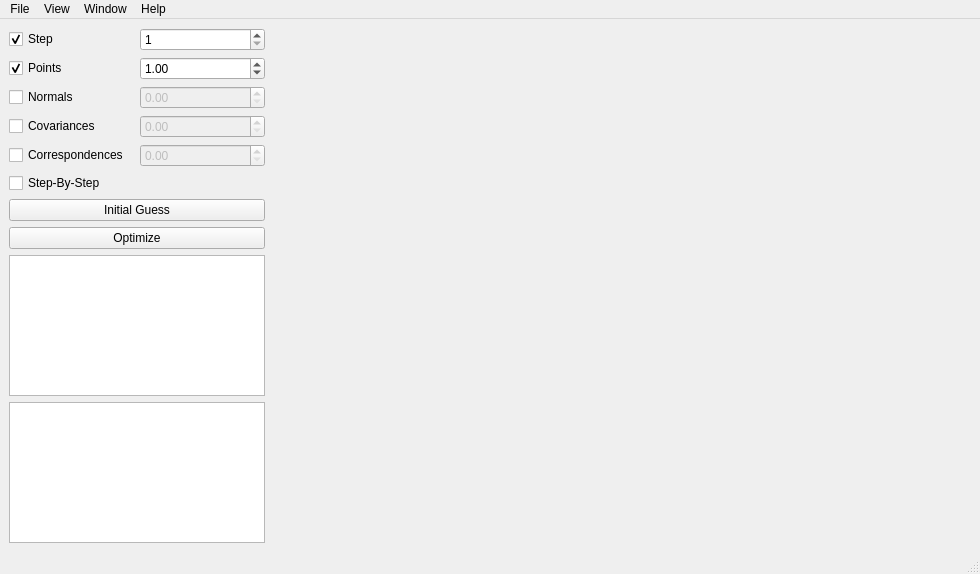
<?xml version="1.0" encoding="UTF-8"?>
<ui version="4.0">
 <class>MainWindow</class>
 <widget class="QMainWindow" name="MainWindow">
  <property name="geometry">
   <rect>
    <x>0</x>
    <y>0</y>
    <width>980</width>
    <height>574</height>
   </rect>
  </property>
  <property name="sizePolicy">
   <sizepolicy hsizetype="Maximum" vsizetype="Maximum">
    <horstretch>0</horstretch>
    <verstretch>0</verstretch>
   </sizepolicy>
  </property>
  <property name="windowTitle">
   <string>MainWindow</string>
  </property>
  <widget class="QWidget" name="centralwidget">
   <property name="sizePolicy">
    <sizepolicy hsizetype="Maximum" vsizetype="Maximum">
     <horstretch>0</horstretch>
     <verstretch>0</verstretch>
    </sizepolicy>
   </property>
   <property name="maximumSize">
    <size>
     <width>16777215</width>
     <height>16777215</height>
    </size>
   </property>
   <property name="layoutDirection">
    <enum>Qt::LeftToRight</enum>
   </property>
   <layout class="QHBoxLayout" name="horizontalLayout" stretch="0,0">
    <item>
     <layout class="QVBoxLayout" name="verticalLayout">
      <item>
       <layout class="QGridLayout" name="gridLayout">
        <item row="3" column="0">
         <widget class="QCheckBox" name="checkBox_normals">
          <property name="text">
           <string>Normals</string>
          </property>
          <property name="checked">
           <bool>false</bool>
          </property>
         </widget>
        </item>
        <item row="1" column="1">
         <widget class="QSpinBox" name="spinBox_step">
          <property name="enabled">
           <bool>true</bool>
          </property>
          <property name="minimum">
           <number>1</number>
          </property>
         </widget>
        </item>
        <item row="5" column="0">
         <widget class="QCheckBox" name="checkBox_correspondences">
          <property name="enabled">
           <bool>true</bool>
          </property>
          <property name="text">
           <string>Correspondences</string>
          </property>
         </widget>
        </item>
        <item row="1" column="0">
         <widget class="QCheckBox" name="checkBox_step">
          <property name="text">
           <string>Step</string>
          </property>
          <property name="checked">
           <bool>true</bool>
          </property>
         </widget>
        </item>
        <item row="2" column="0">
         <widget class="QCheckBox" name="checkBox_points">
          <property name="text">
           <string>Points</string>
          </property>
          <property name="checked">
           <bool>true</bool>
          </property>
         </widget>
        </item>
        <item row="4" column="0">
         <widget class="QCheckBox" name="checkBox_covariances">
          <property name="enabled">
           <bool>true</bool>
          </property>
          <property name="text">
           <string>Covariances</string>
          </property>
         </widget>
        </item>
        <item row="2" column="1">
         <widget class="QDoubleSpinBox" name="doubleSpinBox_points">
          <property name="enabled">
           <bool>true</bool>
          </property>
          <property name="singleStep">
           <double>0.250000000000000</double>
          </property>
          <property name="value">
           <double>1.000000000000000</double>
          </property>
         </widget>
        </item>
        <item row="3" column="1">
         <widget class="QDoubleSpinBox" name="doubleSpinBox_normals">
          <property name="enabled">
           <bool>false</bool>
          </property>
          <property name="singleStep">
           <double>0.010000000000000</double>
          </property>
         </widget>
        </item>
        <item row="4" column="1">
         <widget class="QDoubleSpinBox" name="doubleSpinBox_covariances">
          <property name="enabled">
           <bool>false</bool>
          </property>
          <property name="singleStep">
           <double>0.010000000000000</double>
          </property>
         </widget>
        </item>
        <item row="5" column="1">
         <widget class="QDoubleSpinBox" name="doubleSpinBox_correspondences">
          <property name="enabled">
           <bool>false</bool>
          </property>
          <property name="singleStep">
           <double>0.250000000000000</double>
          </property>
         </widget>
        </item>
       </layout>
      </item>
      <item>
       <widget class="QCheckBox" name="checkBox_step_by_step">
        <property name="sizePolicy">
         <sizepolicy hsizetype="Minimum" vsizetype="Fixed">
          <horstretch>0</horstretch>
          <verstretch>0</verstretch>
         </sizepolicy>
        </property>
        <property name="text">
         <string>Step-By-Step</string>
        </property>
       </widget>
      </item>
      <item>
       <widget class="QPushButton" name="pushButton_initial_guess">
        <property name="sizePolicy">
         <sizepolicy hsizetype="Minimum" vsizetype="Fixed">
          <horstretch>0</horstretch>
          <verstretch>0</verstretch>
         </sizepolicy>
        </property>
        <property name="text">
         <string>Initial Guess</string>
        </property>
       </widget>
      </item>
      <item>
       <widget class="QPushButton" name="pushButton_optimize">
        <property name="sizePolicy">
         <sizepolicy hsizetype="Minimum" vsizetype="Fixed">
          <horstretch>0</horstretch>
          <verstretch>0</verstretch>
         </sizepolicy>
        </property>
        <property name="text">
         <string>Optimize</string>
        </property>
       </widget>
      </item>
      <item>
       <widget class="QGraphicsView" name="graphicsView1_2d">
        <property name="sizePolicy">
         <sizepolicy hsizetype="Minimum" vsizetype="Expanding">
          <horstretch>0</horstretch>
          <verstretch>0</verstretch>
         </sizepolicy>
        </property>
       </widget>
      </item>
      <item>
       <widget class="QGraphicsView" name="graphicsView2_2d">
        <property name="sizePolicy">
         <sizepolicy hsizetype="Minimum" vsizetype="Expanding">
          <horstretch>0</horstretch>
          <verstretch>0</verstretch>
         </sizepolicy>
        </property>
       </widget>
      </item>
     </layout>
    </item>
    <item>
     <layout class="QVBoxLayout" name="verticalLayout_2">
      <item>
       <spacer name="horizontalSpacer">
        <property name="orientation">
         <enum>Qt::Horizontal</enum>
        </property>
        <property name="sizeType">
         <enum>QSizePolicy::Expanding</enum>
        </property>
        <property name="sizeHint" stdset="0">
         <size>
          <width>10000</width>
          <height>0</height>
         </size>
        </property>
       </spacer>
      </item>
      <item>
       <widget class="QGLViewer" name="viewer_3d">
        <property name="sizePolicy">
         <sizepolicy hsizetype="Expanding" vsizetype="Expanding">
          <horstretch>0</horstretch>
          <verstretch>0</verstretch>
         </sizepolicy>
        </property>
       </widget>
      </item>
     </layout>
    </item>
   </layout>
  </widget>
  <widget class="QMenuBar" name="menubar">
   <property name="geometry">
    <rect>
     <x>0</x>
     <y>0</y>
     <width>980</width>
     <height>25</height>
    </rect>
   </property>
   <widget class="QMenu" name="menuFile">
    <property name="title">
     <string>File</string>
    </property>
   </widget>
   <widget class="QMenu" name="menuView">
    <property name="title">
     <string>View</string>
    </property>
    <addaction name="separator"/>
   </widget>
   <widget class="QMenu" name="menuHelp">
    <property name="title">
     <string>Help</string>
    </property>
   </widget>
   <widget class="QMenu" name="menuWindow">
    <property name="title">
     <string>Window</string>
    </property>
   </widget>
   <addaction name="menuFile"/>
   <addaction name="menuView"/>
   <addaction name="menuWindow"/>
   <addaction name="menuHelp"/>
  </widget>
  <widget class="QStatusBar" name="statusbar"/>
  <action name="actionQuit">
   <property name="text">
    <string>Quit</string>
   </property>
  </action>
  <action name="actionPoints">
   <property name="text">
    <string>Points</string>
   </property>
  </action>
  <action name="actionNormals">
   <property name="text">
    <string>Normals</string>
   </property>
  </action>
  <action name="actionCovariances">
   <property name="text">
    <string>Covariances</string>
   </property>
  </action>
  <action name="actionCorrespndences">
   <property name="text">
    <string>Correspndences</string>
   </property>
  </action>
  <action name="actionStep">
   <property name="text">
    <string>Step</string>
   </property>
  </action>
  <action name="actionAbout">
   <property name="text">
    <string>About DM Viewer</string>
   </property>
  </action>
  <action name="actionMinimize">
   <property name="text">
    <string>Minimize</string>
   </property>
  </action>
  <action name="actionMaximize">
   <property name="text">
    <string>Maximize</string>
   </property>
  </action>
 </widget>
 <customwidgets>
  <customwidget>
   <class>QGLViewer</class>
   <extends>QWidget</extends>
   <header>QGLViewer/qglviewer.h</header>
  </customwidget>
 </customwidgets>
 <resources/>
 <connections>
  <connection>
   <sender>checkBox_step</sender>
   <signal>toggled(bool)</signal>
   <receiver>spinBox_step</receiver>
   <slot>setEnabled(bool)</slot>
   <hints>
    <hint type="sourcelabel">
     <x>87</x>
     <y>51</y>
    </hint>
    <hint type="destinationlabel">
     <x>193</x>
     <y>48</y>
    </hint>
   </hints>
  </connection>
  <connection>
   <sender>checkBox_points</sender>
   <signal>toggled(bool)</signal>
   <receiver>doubleSpinBox_points</receiver>
   <slot>setEnabled(bool)</slot>
   <hints>
    <hint type="sourcelabel">
     <x>92</x>
     <y>76</y>
    </hint>
    <hint type="destinationlabel">
     <x>200</x>
     <y>81</y>
    </hint>
   </hints>
  </connection>
  <connection>
   <sender>checkBox_normals</sender>
   <signal>toggled(bool)</signal>
   <receiver>doubleSpinBox_normals</receiver>
   <slot>setEnabled(bool)</slot>
   <hints>
    <hint type="sourcelabel">
     <x>101</x>
     <y>119</y>
    </hint>
    <hint type="destinationlabel">
     <x>194</x>
     <y>114</y>
    </hint>
   </hints>
  </connection>
  <connection>
   <sender>checkBox_covariances</sender>
   <signal>toggled(bool)</signal>
   <receiver>doubleSpinBox_covariances</receiver>
   <slot>setEnabled(bool)</slot>
   <hints>
    <hint type="sourcelabel">
     <x>45</x>
     <y>155</y>
    </hint>
    <hint type="destinationlabel">
     <x>224</x>
     <y>146</y>
    </hint>
   </hints>
  </connection>
  <connection>
   <sender>checkBox_correspondences</sender>
   <signal>toggled(bool)</signal>
   <receiver>doubleSpinBox_correspondences</receiver>
   <slot>setEnabled(bool)</slot>
   <hints>
    <hint type="sourcelabel">
     <x>94</x>
     <y>180</y>
    </hint>
    <hint type="destinationlabel">
     <x>204</x>
     <y>181</y>
    </hint>
   </hints>
  </connection>
 </connections>
</ui>
